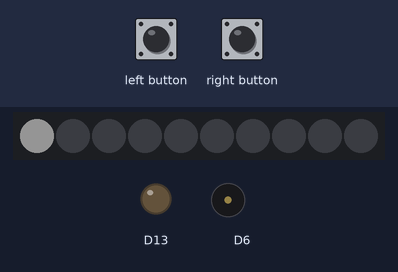
The sketch below on a simulated Adafruit Circuit Playground Express. Parts: 10 RGB LEDs in strip order, left to right, output pins drawn as LEDs (lit = HIGH), buzzer (waves = sounding). Inputs (shaded band) come from the test bench. Dim RGB values are drawn brighter than linear; random numbers use the default seed unless the sketch sets one. At 5.4 s the program stops and its outputs stay as they are.

Above: at 0.8 s.
0.9 s: right button pressed for 0.15 s
At 1.9 s:
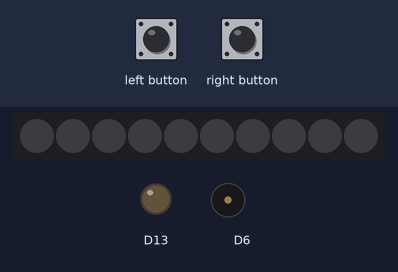
At 4.2 s:
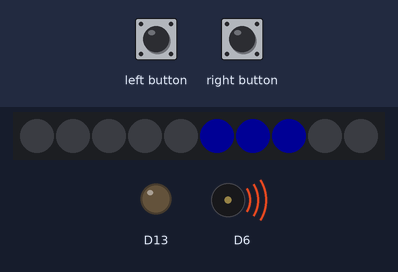
Timing chart, 0 to 6.9 s (numbered marks = the images above; inputs shaded):
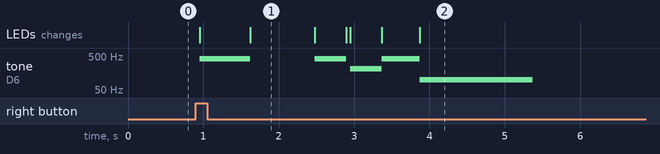

The sketch:

SimpleSimon.ino
```cpp
// (licence header left out)
#include <Adafruit_CircuitPlayground.h>

#define MAX_SEQUENCE    31
#define NO_BUTTON       -1
#define FAILURE_TONE    100
#define SEQUENCE_DELAY  800
#define GUESS_TIMEOUT   3000
#define DEBOUNCE        250
#define CAP_THRESHOLD   10

uint8_t simonSequence[MAX_SEQUENCE];
uint8_t skillLevel;
uint8_t sequenceLength;
uint8_t currentStep;
unsigned long startGuessTime;
int8_t guess;

struct button {
  uint8_t capPad[2];
  uint8_t pixel[3];
  uint32_t color;
  uint16_t freq;
} simonButton[] = {
  { {3,2},    {0,1,2},  0x00FF00,   415 },  // GREEN
  { {0,1},    {2,3,4},  0xFFFF00,   252 },  // YELLOW
  { {12, 6},  {5,6,7},  0x0000FF,   209 },  // BLUE
  { {9, 10},  {7,8,9},  0xFF0000,   310 },  // RED
};

///////////////////////////////////////////////////////////////////////////////
void chooseSkillLevel() {
  while (!CircuitPlayground.rightButton()) {
    if (CircuitPlayground.leftButton()) {
      skillLevel = skillLevel + 1;
      if (skillLevel > 4) skillLevel = 1;

      CircuitPlayground.clearPixels();
      for (int p=0; p<skillLevel; p++) {
        CircuitPlayground.setPixelColor(p, 0xFFFFFF);
      }

      delay(DEBOUNCE);
    }
  }
}

///////////////////////////////////////////////////////////////////////////////
void newGame() {
  // Set game sequence length based on skill level
  switch (skillLevel) {
    case 1:
      sequenceLength = 8;
      break;
    case 2:
      sequenceLength = 14;
      break;
    case 3:
      sequenceLength = 20;
      break;
    case 4:
      sequenceLength = 31;
      break;
  }

  // Populate the game sequence
  for (int i=0; i<sequenceLength; i++) {
    simonSequence[i] = random(4);
  }

  // We start with the first step in the sequence
  currentStep = 1;
}

///////////////////////////////////////////////////////////////////////////////
void indicateButton(uint8_t b, uint16_t duration) {
  CircuitPlayground.clearPixels();
  for (int p=0; p<3; p++) {
    CircuitPlayground.setPixelColor(simonButton[b].pixel[p], simonButton[b].color);
  }
  CircuitPlayground.playTone(simonButton[b].freq, duration);
  CircuitPlayground.clearPixels();
}

///////////////////////////////////////////////////////////////////////////////
void showSequence() {
  // Set tone playback duration based on current sequence length
  uint16_t toneDuration;
  if (currentStep<=5) {
    toneDuration = 420;
  } else if (currentStep<=13) {
    toneDuration = 320;
  } else {
    toneDuration = 220;
  }

  // Play back sequence up to current step
  for (int i=0; i<currentStep; i++) {
    delay(50);
    indicateButton(simonSequence[i], toneDuration);
  }
}

///////////////////////////////////////////////////////////////////////////////
uint8_t getButtonPress() {
  for (int b=0; b<4; b++) {
    for (int p=0; p<2; p++) {
      if (CircuitPlayground.readCap(simonButton[b].capPad[p]) > CAP_THRESHOLD) {
        indicateButton(b, DEBOUNCE);
        return b;
      }
    }
  }
  return NO_BUTTON;
}

///////////////////////////////////////////////////////////////////////////////
void gameLost(int b) {
  // Show button that should have been pressed
  for (int p=0; p<3; p++) {
    CircuitPlayground.setPixelColor(simonButton[b].pixel[p], simonButton[b].color);
  }

  // Play sad sound :(
  CircuitPlayground.playTone(FAILURE_TONE, 1500);

  // And just sit here until reset
  while (true) {}
}

///////////////////////////////////////////////////////////////////////////////
void gameWon() {
  // Play 'razz' special victory signal
  for (int i=0; i<3; i++) {
    indicateButton(3, 100);  // RED
    indicateButton(1, 100);  // YELLOW
    indicateButton(2, 100);  // BLUE
    indicateButton(0, 100);  // GREEN
  }
  indicateButton(3, 100);  // RED
  indicateButton(1, 100);  // YELLOW

  // Change tones to failure tone
  for (int b=0; b<4; b++) simonButton[b].freq = FAILURE_TONE;

  // Continue for another 0.8 seconds
  for (int i=0; i<2; i++) {
    indicateButton(2, 100);  // BLUE
    indicateButton(0, 100);  // GREEN
    indicateButton(3, 100);  // RED
    indicateButton(1, 100);  // YELLOW
  }

  // Change tones to silence
  for (int b=0; b<4; b++) simonButton[b].freq = 0;

  // Loop lights forever
  while (true) {
    indicateButton(2, 100);  // BLUE
    indicateButton(0, 100);  // GREEN
    indicateButton(3, 100);  // RED
    indicateButton(1, 100);  // YELLOW
  }
}

///////////////////////////////////////////////////////////////////////////////
void setup() {
  // Initialize the Circuit Playground
  CircuitPlayground.begin();

  // Set play level
  skillLevel = 1;
  CircuitPlayground.clearPixels();
  CircuitPlayground.setPixelColor(0, 0xFFFFFF);
  chooseSkillLevel();

  // Sowing the seeds of random
  randomSeed(millis());

  // Create game
  newGame();
}

///////////////////////////////////////////////////////////////////////////////
void loop() {
  // Show sequence up to current step
  showSequence();

  // Read player button presses
  for (int s=0; s<currentStep; s++) {
    startGuessTime = millis();
    guess = NO_BUTTON;
    while ((millis() - startGuessTime < GUESS_TIMEOUT) && (guess==NO_BUTTON)) {
      guess = getButtonPress();
    }
    if (guess != simonSequence[s]) {
      gameLost(simonSequence[s]);
    }
  }
  currentStep++;
  if (currentStep > sequenceLength) {
    delay(SEQUENCE_DELAY);
    gameWon();
  }
  delay(SEQUENCE_DELAY);
}
```

Measured:
- after the input at 0.9 s, tone on D6: plays 415 Hz for 0.67 s, 415 Hz for 0.42 s, 209 Hz for 0.42 s, 415 Hz for 0.50 s, 100 Hz for 1.5 s, starting after 0.05 s; the LEDs: first change after 0.05 s (image 1 shows a later state)
- what the display in image 1 shows lasts 0.9 s, from 1.6 s to 2.5 s
